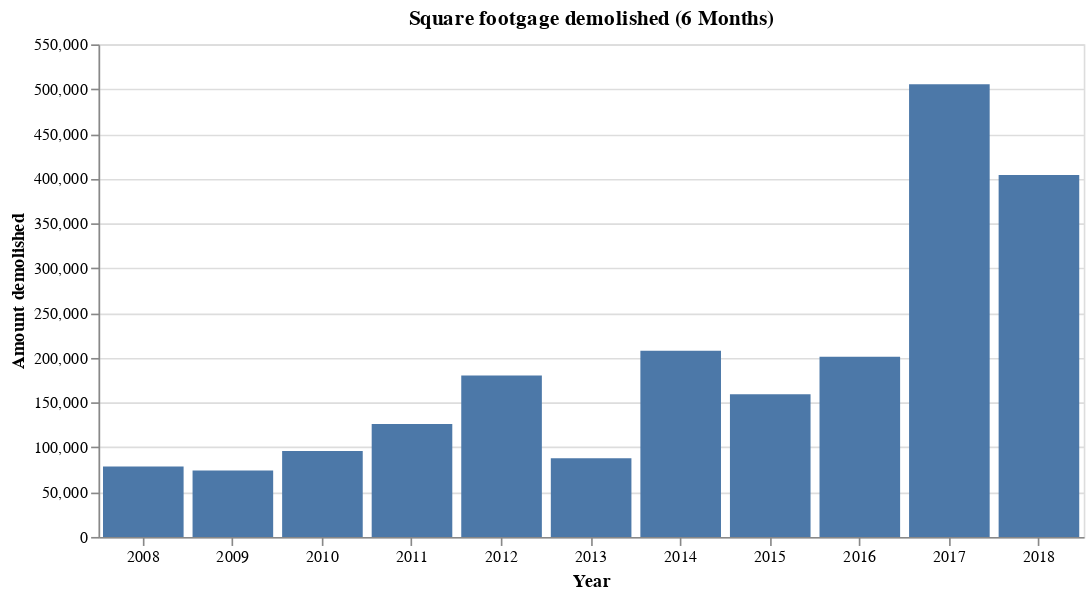

This figure's notebook cell:
### Code cell
alt.Chart(demos_spft_6mo.reset_index(), title="Square footgage demolished (6 Months)").mark_bar().encode(
    x=alt.X("Year:O", axis=alt.Axis(title="Year", labelAngle=0)),
    y=alt.Y("SqFt:Q", axis=alt.Axis(title="Amount demolished")),
).properties(width=600)

### Figure 1 — Vega-Lite specification as saved in the notebook (floating-point values rounded to 4 significant figures)
{"$schema": "https://vega.github.io/schema/vega-lite/v2.4.1.json", "config": {"view": {"height": 300, "width": 400}}, "data": {"values": [{"SqFt": 78621, "Year": "2008", "index": 0}, {"SqFt": 74045, "Year": "2009", "index": 1}, {"SqFt": 95895, "Year": "2010", "index": 2}, {"SqFt": 126032, "Year": "2011", "index": 3}, {"SqFt": 180176, "Year": "2012", "index": 4}, {"SqFt": 87939, "Year": "2013", "index": 5}, {"SqFt": 207848, "Year": "2014", "index": 6}, {"SqFt": 159388, "Year": "2015", "index": 7}, {"SqFt": 201239, "Year": "2016", "index": 8}, {"SqFt": 505389, "Year": "2017", "index": 9}, {"SqFt": 404141, "Year": "2018", "index": 10}]}, "encoding": {"x": {"axis": {"labelAngle": 0, "title": "Year"}, "field": "Year", "type": "ordinal"}, "y": {"axis": {"title": "Amount demolished"}, "field": "SqFt", "type": "quantitative"}}, "mark": "bar", "title": "Square footgage demolished (6 Months)", "width": 600}
